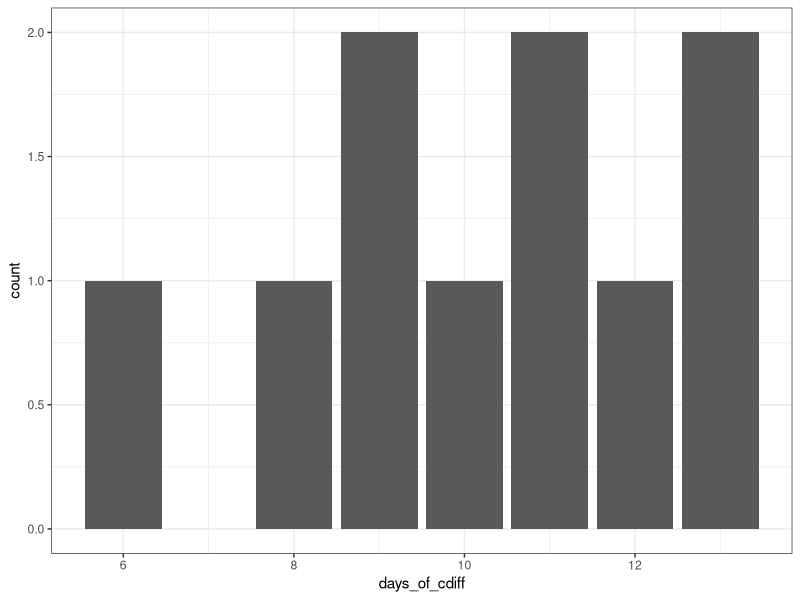

Write the R code that produced this figure.

#### This is a test script ####
library(tidyverse)
#Upload data from GitHub

#Set session in github file
demo_data<-read.csv("demo_data/Demo/Data/demo_data.csv")

#Change dataset
demo_data |>
  mutate(start_date = as.Date(start_date, "%m/%d/%Y")) |>
  mutate(end_date = as.Date(end_date, "%m/%d/%Y")) |>
  mutate(days_of_cdiff = as.numeric(end_date - start_date)) |>
  identity() -> demo_data_2

write_csv(demo_data_2,"demo_data/Demo/Data/demo_data_2.csv")

#Saving to other folders

demo_data_2 |>
  ggplot(data = _, aes(x = days_of_cdiff)) +
  geom_bar() +
  theme_bw() |>
  identity() -> demo_figure

ggsave(demo_figure, filename= "demo_data/Demo/Figs/demo_figure.png")
